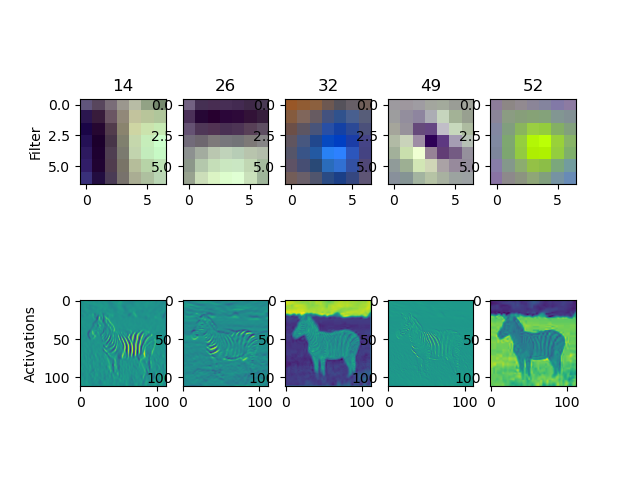

Python code for this plot:
import matplotlib.pyplot as plt
from PIL import Image
import torchvision
import torch
import numpy as np
image = Image.open("images/zebra.jpg")
print("Image shape:", image.size)

model = torchvision.models.resnet18(pretrained=True)
print(model)
first_conv_layer = model.conv1
print("First conv layer weight shape:", first_conv_layer.weight.shape)
print("First conv layer:", first_conv_layer)

# Resize, and normalize the image with the mean and standard deviation
image_transform = torchvision.transforms.Compose([
    torchvision.transforms.Resize((224, 224)),
    torchvision.transforms.ToTensor(),
    torchvision.transforms.Normalize([0.485, 0.456, 0.406], [0.229, 0.224, 0.225])
])
image = image_transform(image)[None]
print("Image shape:", image.shape)

activation = first_conv_layer(image)
print("Activation shape:", activation.shape)


def torch_image_to_numpy(image: torch.Tensor):
    """
    Function to transform a pytorch tensor to numpy image
    Args:
        image: shape=[3, height, width]
    Returns:
        iamge: shape=[height, width, 3] in the range [0, 1]
    """
    # Normalize to [0 - 1.0]
    image = image.detach().cpu() # Transform image to CPU memory (if on GPU VRAM)
    image = image - image.min()
    image = image / image.max()
    image = image.numpy()
    if len(image.shape) == 2: # Grayscale image, can just return
        return image
    assert image.shape[0] == 3, "Expected color channel to be on first axis. Got: {}".format(image.shape)
    image = np.moveaxis(image, 0, 2)
    return image

#NOTE: got this for some forum, used to find that child 7 is the last conv layer
#child_counter = 0
#for child in model.children():
#   print(" child", child_counter, "is:")
#  print(child)
#   child_counter += 1
"""
#4c did not manage to make it work
i = 0
for child in model.children():
    if i == 6: #conv layer at layer 7 / index 6
        last_clayer = child
    i = i + 1

act1 = last_clayer.conv1(image) #1
act2 = last_clayer.conv2(image) #2
act3 = last_clayer.conv3(image) #3
act4 = last_clayer.conv4(image) #4
act5 = last_clayer.conv5(image) #5
act6 = last_clayer.conv6(image) #6
act7 = last_clayer.conv7(image) #7
act8 = last_clayer.conv8(image) #8
act9 = last_clayer.conv9(image) #9
act10 = last_clayer.conv10(image) #10

acts = [act1, act2, act3, act4, act5, act6, act7, act8, act9, act10]

for i in range(10):
    act_image = torch_image_to_numpy(acts[i])
    plt.subplot(1, 10, i+1)
    plt.imshow(act_image)

plt.savefig("4c.png")
"""

indices = [14, 26, 32, 49, 52]
num_f = len(indices)

for i in range(num_f):
    plt.subplot(2, num_f, i + 1)
    F = torch_image_to_numpy(first_conv_layer.weight[indices[i], :, :, :])
    plt.imshow(F)
    plt.title(f"{indices[i]}")
    if i == 0:
        plt.ylabel('Filter')

    plt.subplot(2, num_f, i + 6)
    A = torch_image_to_numpy(activation[0, indices[i], :, :])
    plt.imshow(A)
    if i == 0:
        plt.ylabel('Activations')

#plt.savefig("task4b.png")
#plt.show()